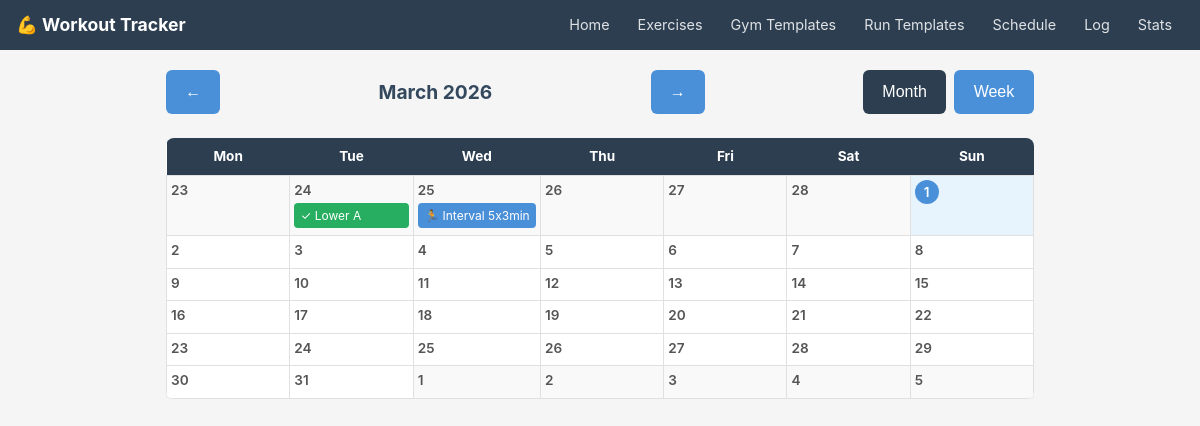
Before: /schedule with the older database file.
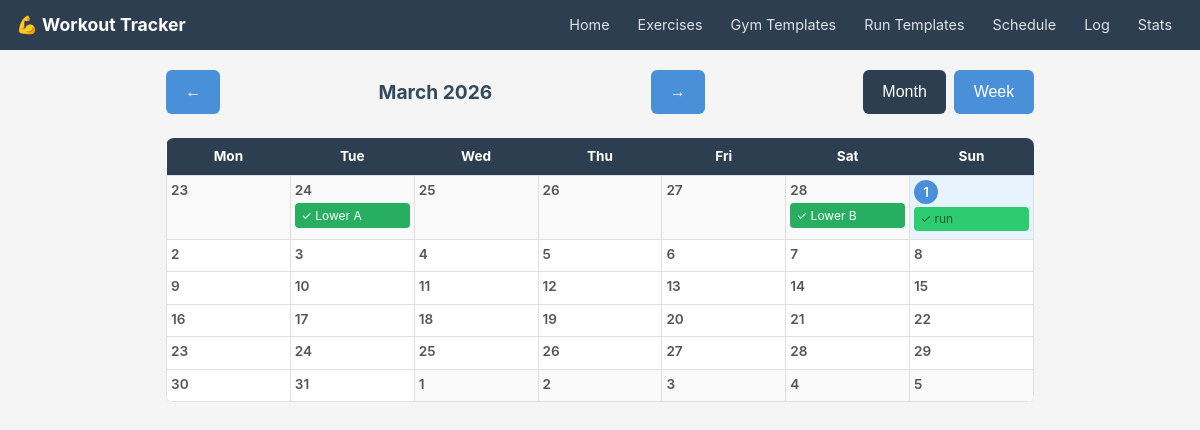
After: the same page with the newer database file.
### tables this page shows
CREATE TABLE completed_gym_workouts (
        id               INTEGER PRIMARY KEY AUTOINCREMENT,
        date             TEXT NOT NULL,
        gym_template_id  INTEGER REFERENCES gym_templates(id),  -- soft reference, nullable
        notes            TEXT
    );

CREATE TABLE gym_templates (
        id      INTEGER PRIMARY KEY AUTOINCREMENT,
        name    TEXT NOT NULL UNIQUE,
        notes   TEXT
    );

CREATE TABLE scheduled_workouts (
        id               INTEGER PRIMARY KEY AUTOINCREMENT,
        date             TEXT NOT NULL,  -- stored as ISO8601: YYYY-MM-DD
        workout_type     TEXT NOT NULL,  -- gym / run
        gym_template_id  INTEGER REFERENCES gym_templates(id),
        run_template_id  INTEGER REFERENCES run_templates(id),
        notes            TEXT
    );

CREATE TABLE run_templates (
        id          INTEGER PRIMARY KEY AUTOINCREMENT,
        name        TEXT NOT NULL UNIQUE,
        run_type    TEXT NOT NULL,  -- intervals / tempo / steady_state / endurance / recovery
        notes       TEXT
    );

CREATE TABLE completed_run_workouts (
        id                     INTEGER PRIMARY KEY AUTOINCREMENT,
        date                   TEXT NOT NULL,
        run_template_id        INTEGER REFERENCES run_templates(id),  -- soft reference, nullable
        run_type               TEXT NOT NULL,
        total_distance_meters  REAL,
        total_duration_seconds INTEGER,
        garmin_activity_id     TEXT,
        notes                  TEXT
    );

### routers/schedule.py (the view)
@router.get("", response_class=HTMLResponse)
def schedule_view(
    request: Request,
    view: str = "month",
    year: Optional[int] = None,
    month: Optional[int] = None,
    day: Optional[int] = None
):
    today = date.today()
    year = year or today.year
    month = month or today.month
    day = day or today.day
    conn = get_connection()
    gym_templates = conn.execute("SELECT * FROM gym_templates ORDER BY name").fetchall()
    run_templates = conn.execute("SELECT * FROM run_templates ORDER BY name").fetchall()
    if view == "week":
        days = get_week_days(year, month, day)
        date_strs = [d.isoformat() for d in days]
        by_date = get_workouts_for_dates(conn, date_strs)
        prev_day = days[0] - timedelta(weeks=1)
        next_day = days[0] + timedelta(weeks=1)
        conn.close()
        return templates.TemplateResponse("schedule/calendar.html", {
            "request": request,
            "view": "week",
            "days": days,
            "by_date": by_date,
            "today": today,
            "year": year, "month": month, "day": day,
            "prev_year": prev_day.year, "prev_month": prev_day.month, "prev_day": prev_day.day,
            "next_year": next_day.year, "next_month": next_day.month, "next_day": next_day.day,
            "gym_templates": gym_templates,
            "run_templates": run_templates,
            "month_name": today.strftime("%B %Y")
        })
    else:
        weeks = get_month_weeks(year, month)
        all_days = [d for week in weeks for d in week]
        date_strs = [d.isoformat() for d in all_days]
        by_date = get_workouts_for_dates(conn, date_strs)
        first = date(year, month, 1)
        prev = first - timedelta(days=1)
        next_m = first + timedelta(days=32)
        conn.close()
        return templates.TemplateResponse("schedule/calendar.html", {
            "request": request,
            "view": "month",
            "weeks": weeks,
            "by_date": by_date,
            "today": today,
            "year": year, "month": month, "day": day,
            "prev_year": prev.year, "prev_month": prev.month, "prev_day": 1,
            "next_year": next_m.year, "next_month": next_m.month, "next_day": 1,
            "gym_templates": gym_templates,
            "run_templates": run_templates,
            "month_name": date(year, month, 1).strftime("%B %Y")
        })

### templates/schedule/calendar.html (shortened to what this page needs)
{% extends "base.html" %}
{% block content %}
<div class="cal-nav">
    <a href="/schedule?view={{ view }}&year={{ prev_year }}&month={{ prev_month }}&day={{ prev_day }}">
        <button>←</button>
    </a>
    <h2>{{ month_name }}</h2>
    <a href="/schedule?view={{ view }}&year={{ next_year }}&month={{ next_month }}&day={{ next_day }}">
        <button>→</button>
    </a>
    <div class="view-toggle">
        <a href="/schedule?view=month&year={{ year }}&month={{ month }}&day={{ day }}">
            <button class="{% if view == 'month' %}active-view{% endif %}">Month</button>
        </a>
        <a href="/schedule?view=week&year={{ year }}&month={{ month }}&day={{ day }}">
            <button class="{% if view == 'week' %}active-view{% endif %}">Week</button>
        </a>
    </div>
</div>
{% if view == "month" %}
<div class="table-wrap">
<table class="month-grid">
    <thead>
        <tr>
            {% for day_name in ["Mon","Tue","Wed","Thu","Fri","Sat","Sun"] %}
            <th>{{ day_name }}</th>
            {% endfor %}
        </tr>
    </thead>
    <tbody>
        {% for week in weeks %}
        <tr>
            {% for d in week %}
            {% set ds = d.isoformat() %}
            {% set day_data = by_date.get(ds, {"scheduled": [], "completed": []}) %}
            {% set completed_types = day_data.completed | map(attribute='workout_type') | list %}
            <td class="{% if d == today %}today{% endif %} {% if d.month != month %}other-month{% endif %}"
                onclick="openDayModal('{{ ds }}')">
                <div class="day-number">{{ d.day }}</div>
                {% for s in day_data.scheduled %}
                    {% if s.workout_type not in completed_types %}
                    <span class="pill pill-planned-{{ s.workout_type }} workout-pill"
                          data-id="{{ s.id }}"
                          data-type="{{ s.workout_type }}"
                          data-name="{{ s.gym_template_name or s.run_template_name }}"
                          data-date="{{ ds }}">
                        {{ "🏋️" if s.workout_type == "gym" else "🏃" }}
                        {{ s.gym_template_name or s.run_template_name or s.workout_type }}
                    </span>
                    {% endif %}
                {% endfor %}
                {% for c in day_data.completed %}
                    <span class="pill pill-done-{{ c.workout_type }}"
                          data-id="{{ c.id }}"
                          data-type="{{ c.workout_type }}"
                          data-name="{{ c.template_name or c.workout_type }}"
                          onclick="event.stopPropagation(); openCompletedModal(parseInt(this.dataset.id), this.dataset.type, this.dataset.name)">
                        ✓ {{ c.template_name or c.workout_type }}
                    </span>
                {% endfor %}
            </td>
            {% endfor %}
        </tr>
        {% endfor %}
    </tbody>
</table>
</div>
{% endif %}
{% endblock %}

Changed rows visible on the page:
removed scheduled_workouts: workout_type "🏃", name "Interval 5x3min"
added completed_gym_workouts: name "Lower B", shown under "28"
added completed_run_workouts: template_name "run"
